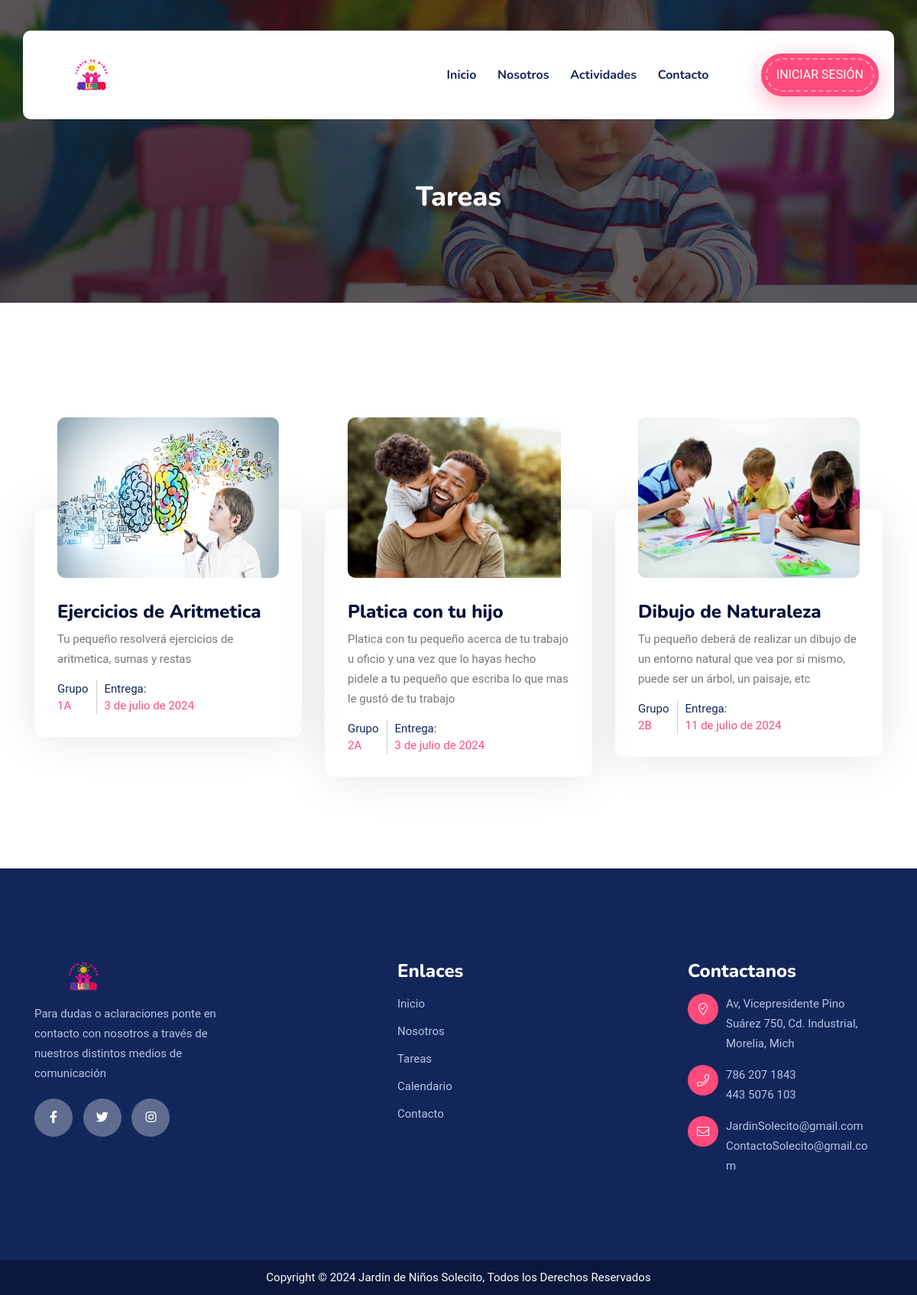
Page /tareas/ on the committed database.
### inicio/models.py (models this page shows, shortened)
class Tarea(models.Model):
    idTarea = models.AutoField(primary_key=True, verbose_name="ID Tarea")
    nombreTarea = models.CharField(max_length=200, verbose_name="Nombre de la tarea")
    descripcion = models.TextField(verbose_name="Agrega una descripción")
    fechaEntrega = models.DateField(null=True, blank=True, verbose_name="Fecha de entrega")
    imagen = models.ImageField(null=True, upload_to="img-tareas", verbose_name="Imagen")
    created = models.DateTimeField(auto_now_add=True)
    updated = models.DateTimeField(auto_now=True)
    grupo = models.ForeignKey(Grupo, on_delete=models.CASCADE, verbose_name="Grupo")
    materia = models.ForeignKey(Materia, on_delete=models.CASCADE, verbose_name="Materia")
    class Meta:
        verbose_name = "Tarea"
        verbose_name_plural = "Tareas"
        ordering = ["created"]

class Grupo(models.Model):
    idGrupo = models.AutoField(primary_key=True, verbose_name="ID GRUPO")
    nombreGrupo = models.CharField(max_length=50, verbose_name="Nombre del grupo")
    created = models.DateTimeField(auto_now_add=True)
    updated = models.DateTimeField(auto_now=True)
    class Meta:
        verbose_name = "Grupo"
        verbose_name_plural = "Grupos"
        ordering = ["created"]
    def __str__(self):
        return self.nombreGrupo

### inicio/views.py (the view)
# urls.py: path('tareas/',views.tareas, name="Tareas"),
def tareas(request):
    tareas=Tarea.objects.all()
    return render(request, "inicio/tareas.html",{'tareas':tareas})

### inicio/templates/inicio/tareas.html (shortened to what this page needs)
<!doctype html>
<html class="no-js" lang="es">
<head>
    {% load static %}
    <link rel="stylesheet" href="{% static 'inicio/css/bootstrap.min.css' %}">
    <link rel="stylesheet" href="{% static 'inicio/css/animate.min.css' %}">
    <link rel="stylesheet" href="{% static 'inicio/css/magnific-popup.css' %}">
    <link rel="stylesheet" href="{% static 'inicio/fontawesome/css/all.min.css' %}">
    <link rel="stylesheet" href="{% static 'inicio/font-flaticon/flaticon.css' %}">
    <link rel="stylesheet" href="{% static 'inicio/css/dripicons.css' %}">
    <link rel="stylesheet" href="{% static 'inicio/css/slick.css' %}">
    <link rel="stylesheet" href="{% static 'inicio/css/meanmenu.css' %}">
    <link rel="stylesheet" href="{% static 'inicio/css/default.css' %}">
    <link rel="stylesheet" href="{% static 'inicio/css/style.css' %}">
    <link rel="stylesheet" href="{% static 'inicio/css/responsive.css' %}">
</head>
<body>
    <header class="header-area header-three">
        <div id="header-sticky" class="menu-area">
            <div class="container">
                <div class="second-menu">
                    <div class="row align-items-center">
                        <div class="col-xl-2 col-lg-2">
                            <div class="logo">
                                <a href="{% url 'Home' %}"><img src="{% static 'inicio/img/logo/logo.png' %}" alt="logo"></a>
                            </div>
                        </div>
                        <div class="col-xl-7 col-lg-7">
                            <div class="main-menu text-right text-xl-right">
                                <nav id="mobile-menu">
                                    <ul>
                                        <li class="has-sub"><a href="{% url 'Home' %}">Inicio</a></li>
                                        <li><a href="{% url 'About' %}">Nosotros</a></li>
                                        <li class="has-sub">
                                            <a href="#">Actividades</a>
                                        </li>
                                        <li class="has-sub"><a href="{% url 'Contacto' %}">Contacto</a></li>
                                    </ul>
                                </nav>
                            </div>
                        </div>
                        <div class="col-xl-3 col-lg-3 text-right d-none d-lg-block mt-30 mb-30 text-right text-xl-right">
                            <div class="login">
                                <ul>
                                    <li>
                                        <div class="header-btn second-header-btn">
                                            <a href="{% url 'admin:index' %}" class="btn">Iniciar Sesión</a>
                                        </div>
                                    </li>
                                </ul>
                            </div>
                        </div>
                    </div>
                </div>
            </div>
        </div>
    </header>
    <main>
        <section class="breadcrumb-area d-flex align-items-center" style="background-image:url({% static 'inicio/img/bg/bdrc-bg.jpg' %})">
            <div class="container">
                <div class="row align-items-center">
                    <div class="col-xl-12 col-lg-12">
                        <div class="breadcrumb-wrap text-left">
                            <div class="breadcrumb-title">
                                <h2>Tareas</h2>
                            </div>
                        </div>
                    </div>
                </div>
            </div>
        </section>
        <section class="class-area pt-120 pb-120 p-relative">
            <div class="container">
                <div class="row justify-content-center">
                    {% for tarea in tareas %}
                    <div class="col-xl-4 col-lg-4 col-md-6">
                        <div class="class-item mb-30">
                            <div class="class-img">
                                <div class="class-img-outer">
                                    <img src="{{tarea.imagen.url}}" alt="class image">
                                </div>
                            </div>
                            <div class="class-content">
                                <h4 class="title"><a href="">{{tarea.nombreTarea}}</a></h4>
                                <p>{{tarea.descripcion}}</p>
                                 <ul class="schedule">
                                <li>
                                    <span>Grupo</span>
                                    <span class="class-size">{{tarea.grupo}}</span>
                                </li>
                                <li>
                                    <span>Entrega:</span>
                                    <span class="class-size class-size-2">{{tarea.fechaEntrega}}</span>
                                </li>
                            </ul>
                            </div>
                        </div>
                    </div>
                    {% endfor %}
                </div>
            </div>
        </section>
    </main>
    <footer class="footer-bg footer-p">
        <div class="footer-top pt-120 pb-80 p-relative" style="background-image: url({% static 'inicio/img/bg/footer-bg.png' %}); background-color: #fff; background-repeat: no-repeat; background-size: cover; background-position: center;">
            <div class="container">
                <div class="row justify-content-between">
                    <div class="col-xl-3 col-lg-3 col-sm-6">
                        <div class="footer-widget mb-30">
                            <div class="f-widget-title mb-15">
                                <img src="{% static 'inicio/img/logo/logo.png' %}" alt="img">
                            </div>
                            <div class="footer-text mb-20">
                                <p>Para dudas o aclaraciones ponte en contacto con nosotros a través de nuestros distintos medios de comunicación</p>
                            </div>
                            <div class="footer-social">
                                <a href="#"><i class="fab fa-facebook-f"></i></a>
                                <a href="#"><i class="fab fa-twitter"></i></a>
                                <a href="#"><i class="fab fa-instagram"></i></a>
                            </div>
                        </div>
                    </div>
                    <div class="col-xl-2 col-lg-2 col-sm-6">
                        <div class="footer-widget mb-30">
                            <div class="f-widget-title">
                                <h2>Enlaces</h2>
                            </div>
                            <div class="footer-link">
                                <ul>
                                    <li><a href="{% url 'Home' %}">Inicio</a></li>
                                    <li><a href="{% url 'About' %}">Nosotros</a></li>
                                    <li><a href="{% url 'Tareas' %}">Tareas</a></li>
                                    <li><a href="{% url 'Calendario' %}">Calendario</a></li>
                                    <li><a href="{% url 'Contacto' %}">Contacto</a></li>
                                </ul>
                            </div>
                        </div>
                    </div>
                    <div class="col-xl-3 col-lg-3 col-sm-6">
                        <div class="footer-widget mb-30">
                            <div class="f-widget-title">
                                <h2>Contactanos</h2>
                            </div>
                            <div class="f-contact">
                                <ul>
                                    <li>
                                        <i class="icon fal fa-map-marker-check"></i>
                                        <span>Av, Vicepresidente Pino Suárez 750, Cd. Industrial, Morelia, Mich <br></span>
                                    </li>
                                    <li>
                                        <i class="icon fal fa-phone"></i>
                                        <span>786 207 1843<br>443 5076 103</span>
                                    </li>
                                    <li>
                                        <i class="icon fal fa-envelope"></i>
                                        <span>
                                            <a href="mailto:info@example.com">JardinSolecito@gmail.com</a>
                                            <br>
                                            <a href="mailto:help@example.com">ContactoSolecito@gmail.com</a>
                                        </span>
                                    </li>
                                </ul>
                            </div>
                        </div>
                    </div>
                </div>
            </div>
        </div>
        <div class="copyright-wrap text-center">
            <div class="container">
                <div class="row align-items-center">
                    <div class="col-lg-12">
                        Copyright © 2024 Jardín de Niños Solecito, Todos los Derechos Reservados
                    </div>
                </div>
            </div>
        </div>
    </footer>
    </body>
</html>

### inicio/static/inicio/css/default.css (style rules this page uses)
.mt-30 { margin-top: 30px; }
.mb-15 { margin-bottom: 15px; }
.mb-20 { margin-bottom: 20px; }
.mb-30 { margin-bottom: 30px; }
.pt-120 { padding-top: 120px; }
.pb-80 { padding-bottom: 80px; }
.pb-120 { padding-bottom: 120px; }

### inicio/static/inicio/css/responsive.css (style rules this page uses)
@media (min-width: 1200px) and (max-width: 1500px) { .main-menu ul li:first-child { margin-left: 0; } }
@media (min-width: 1200px) and (max-width: 1500px) { .menu-area::before { width: 26%; } }
@media (min-width: 992px) and (max-width: 1200px) { .class-content .schedule li { padding: 0 10px; } }
@media (min-width: 992px) and (max-width: 1200px) { .second-header-btn .btn { padding: 18px 18px; } }
@media (min-width: 992px) and (max-width: 1200px) { .second-menu .main-menu ul li { margin-left: 24px; } }
@media (min-width: 992px) and (max-width: 1200px) { .login li { margin-left: 8px; } }
@media (min-width: 992px) and (max-width: 1200px) { .main-menu { text-align: right; } }
@media (min-width: 992px) and (max-width: 1200px) { .breadcrumb-title h2 { font-size: 36px; margin-bottom: 15px; } }
@media (min-width: 992px) and (max-width: 1200px) { .f-contact li { display: flex; } }
@media (min-width: 992px) and (max-width: 1200px) { .f-contact span { width: 77%; } }
@media (min-width: 992px) and (max-width: 1200px) { .menu-area::before { width: 27%; top: 48px; } }

### rows in the picture
Tarea: imagen (picture), nombreTarea "Ejercicios de Aritmetica", descripcion "Tu pequeño resolverá ejercicios de aritmetica, sumas y restas", grupo "1A", fechaEntrega "3 de julio de 2024"
Tarea: imagen (picture), nombreTarea "Platica con tu hijo", descripcion "Platica con tu pequeño acerca de tu trabajo u oficio y una vez que lo hayas hecho pidele a tu pequeño que escriba lo que mas le gustó de tu trabajo", grupo "2A", fechaEntrega "3 de julio de 2024"
Tarea: imagen (picture), nombreTarea "Dibujo de Naturaleza", descripcion "Tu pequeño deberá de realizar un dibujo de un entorno natural que vea por si mismo, puede ser un árbol, un paisaje, etc", grupo "2B", fechaEntrega "11 de julio de 2024"
